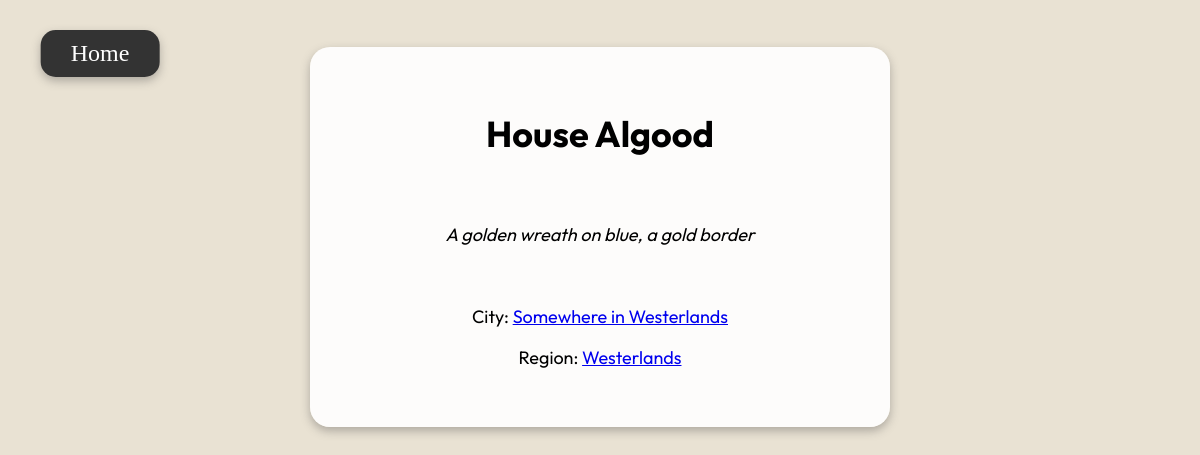
Screenshot of /houses/1/ with the database file from the repository.
### tables this page shows
CREATE TABLE Houses (House_ID INTEGER PRIMARY KEY, House TEXT, Blazon_URL TEXT, Blazon_Description TEXT, City_ID INTEGER REFERENCES Cities (City_ID), Words TEXT);

CREATE TABLE Cities (City TEXT, City_ID INTEGER PRIMARY KEY, Region_ID INTEGER REFERENCES Regions (Region_ID));

CREATE TABLE Regions (Region_ID INTEGER PRIMARY KEY, Region TEXT, Description TEXT, Rulled_by_House_ID REAL REFERENCES Houses (House_ID));

### app.py (the view)
@APP.route('/houses/<int:id>/')
def get_house(id):
    house = db.execute(
        '''
        SELECT house_ID, house, Blazon_Description, blazon_url, city_id, city, region_id, region
        FROM houses natural join cities natural join regions
        Where house_ID = ?
        ''', [id]).fetchone()
    if house is None:
        abort(404, 'house ID {} does not exist.'.format(id))
    battles = db.execute(
        '''
        select battle_name, battle_ID, attackerhouse_id
        from battles natural join attacks
        where attackerhouse_id=?

        union

        select battle_name, battle_ID, defenderhouse_id
        from battles natural join defenses
        where defenderhouse_id=?
        ''', [id, id]).fetchall()
    characters = db.execute(
        '''
        select character, character_ID
        from characters
        where house_ID=?
        ''', [id]).fetchall()
    return render_template('housesid.html', house=house, battles=battles, characters=characters)

### db.py (called while the page is built)
def execute(sql,args=None):
  global DB
  sql = re.sub('\s+',' ', sql)
  logging.info('SQL: {} Args: {}'.format(sql,args))
  return DB['cursor'].execute(sql, args) \
      if args != None else DB['cursor'].execute(sql)

### templates/housesid.html (shortened to what this page needs)
<!DOCTYPE html>
<html lang="pt-BR">
<head>
    <link rel="stylesheet" href="../../static/css/id.css"/>
</head>
<body>
    <button onclick="window.location.href='/'" class="btn-home">
        Home
    </button>
    <div class="container">
    <div>
        <h1>{{house.house}}</h1>
        <p><i>{{house.blazon_description}}</i></p>
        <br>
        <p>City: <a href="/cities/{{house.city_id}}">{{house.city}}</a> </p>
        <p>Region: <a href="/regions/{{house.region_id}}">{{house.region}}</a> </p>
    </div>
</div>
</body>
</html>

### static/css/id.css (style rules this page uses)
body { margin: 0; height: 100%; background-size:cover; background-color: rgba(231, 223, 207, 0.9); background-position: center; background-attachment: fixed; color: #000; justify-content: center; align-items: center; }
.btn-home { position: relative; top: 30px; left: 100px; transform: translateX(-50%); padding: 10px 30px; font-size: 24px; font-family: "Cinzel Decorative"; border: none; background-color: #333; color: white; cursor: pointer; border-radius: 15px; transition: background-color 0.3s ease, transform 0.2s ease; box-shadow: 0 4px 10px rgba(86, 82, 82, 0.4); }
div.container { align-items: center; font-family: "Outfit"; font-size: 18px; margin: auto; z-index: 10; text-align: center; background-color: rgba(255, 255, 255, 0.9); border-radius: 20px; width: 500px; height: fit-content; padding: 40px; box-shadow: 0 4px 10px rgba(86, 82, 82, 0.4); }

### rows the page displays
Houses: house "House Algood", blazon_description "A golden wreath on blue, a gold border"
Cities: city "Somewhere in Westerlands"
Regions: region "Westerlands"
